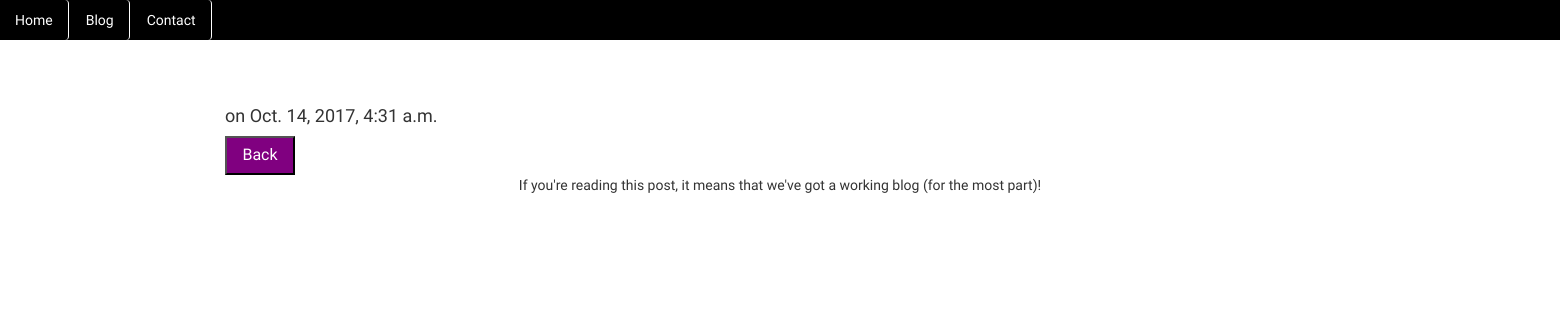
Before: /blog/1 with the older database file.
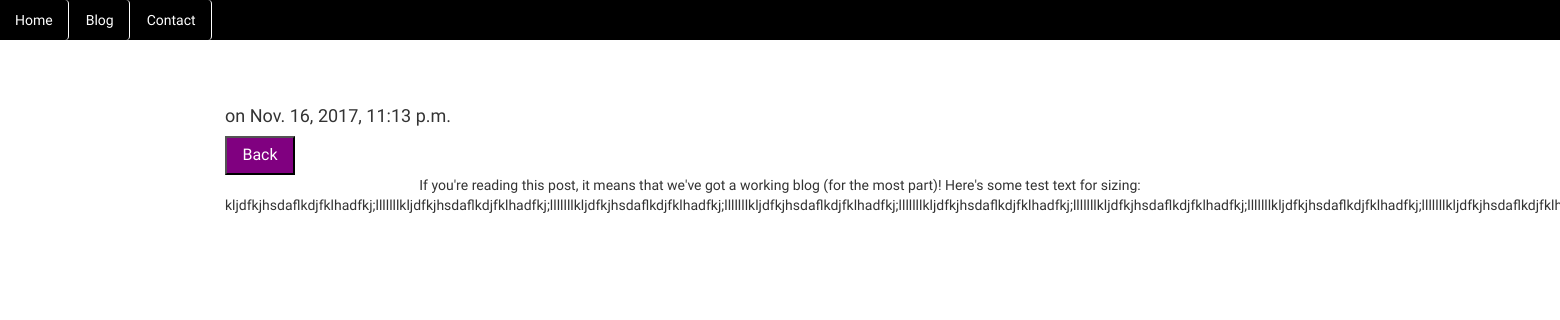
After: the same page with the newer database file.
### blog/models.py (models this page shows, shortened)
class Post(models.Model):
    title = models.CharField(max_length = 140)
    body = models.TextField()
    date = models.DateTimeField()

### blog/templates/blog/post.html
{% extends "webapp/mainHeader.html" %}
{% block navbar %}
{% include "webapp/navigation.html" %}
{% endblock navbar %}
{% block body %}
<div class = "container">
<div class="col-md-12 text-left">
<h3><a href="/blog/{{post.id}}">{{ post.title }}</a></h3>
<h4> on {{ post.date }}</h4>
<a href="/blog/"><button id="backButton">Back</button></a>
</div>
<div class="col-md-12 text-center">
	{{ post.body|safe|linebreaks}}
<br><br>
</div>
</div>
{% endblock %}

Changed rows visible on the page:
changed Post: date "Oct. 14, 2017, 4:31 a.m." → "Nov. 16, 2017, 11:13 p.m."; body "If you're reading this post, it means that we've got a working blog (for the most part)!" → "If you're reading this post, it means that we've got a working blog (for the most part)! Here's some test text for sizing:…"
